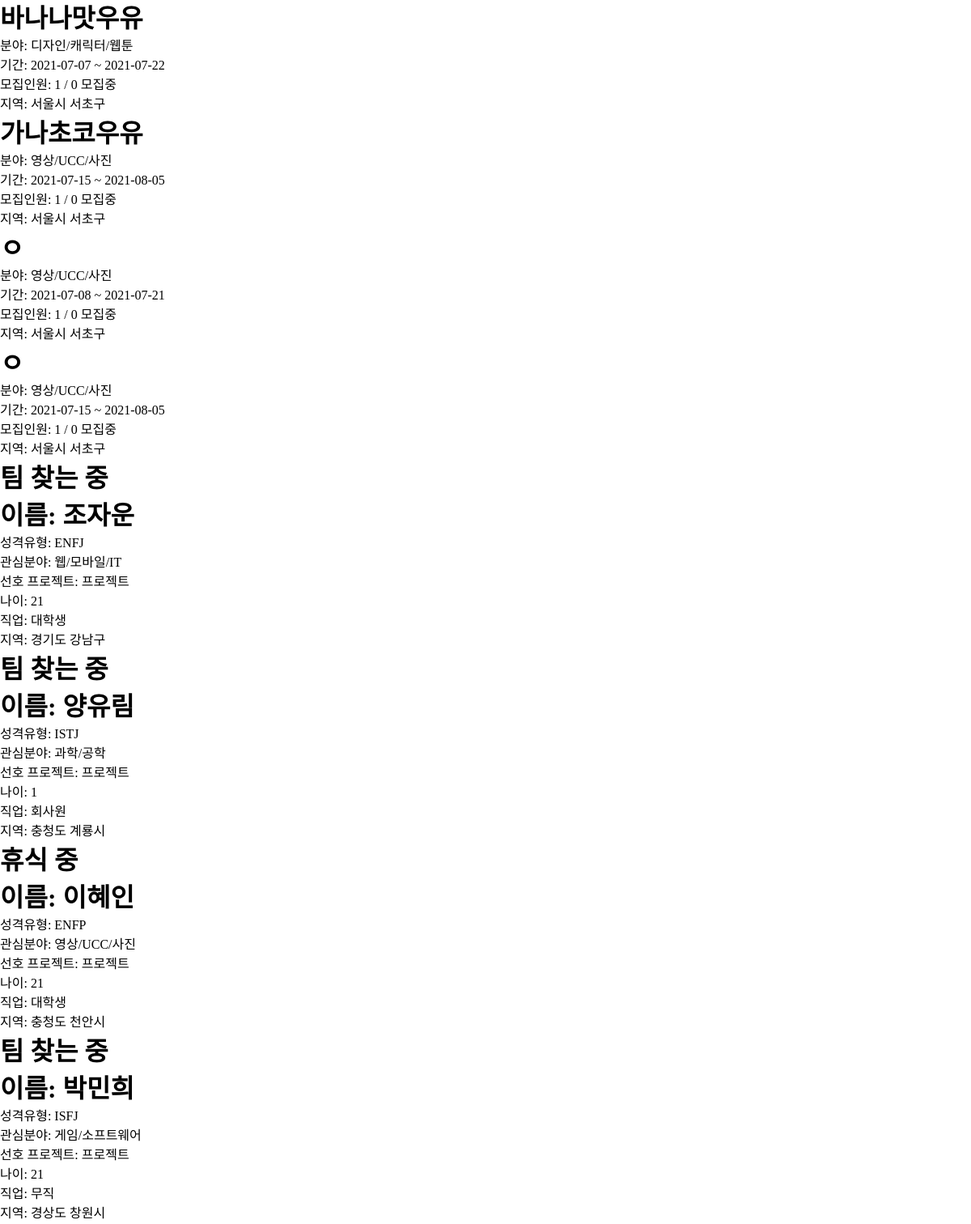
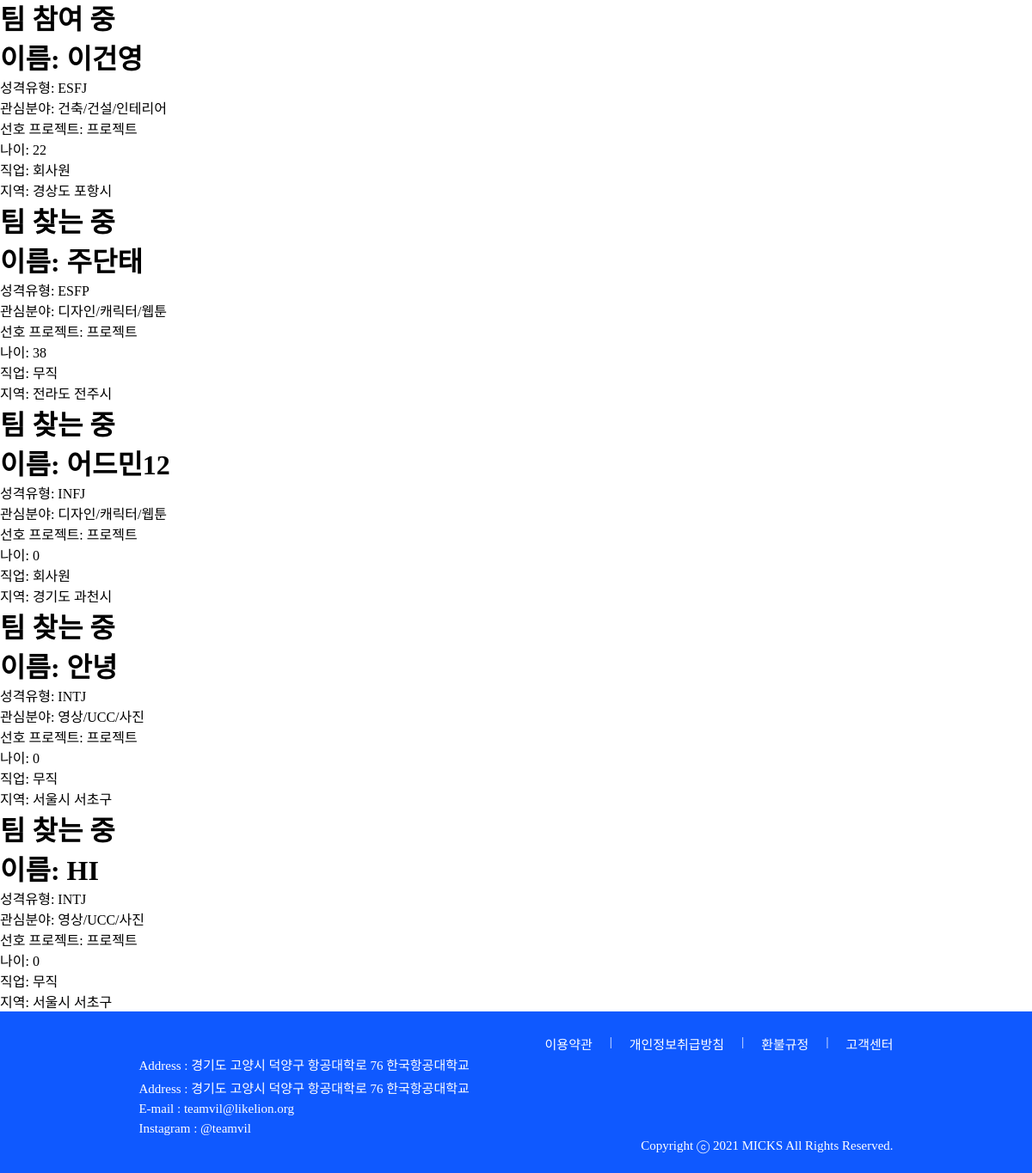
The app's page /home_back/ (lower part), older data (2 pictures, top to bottom).
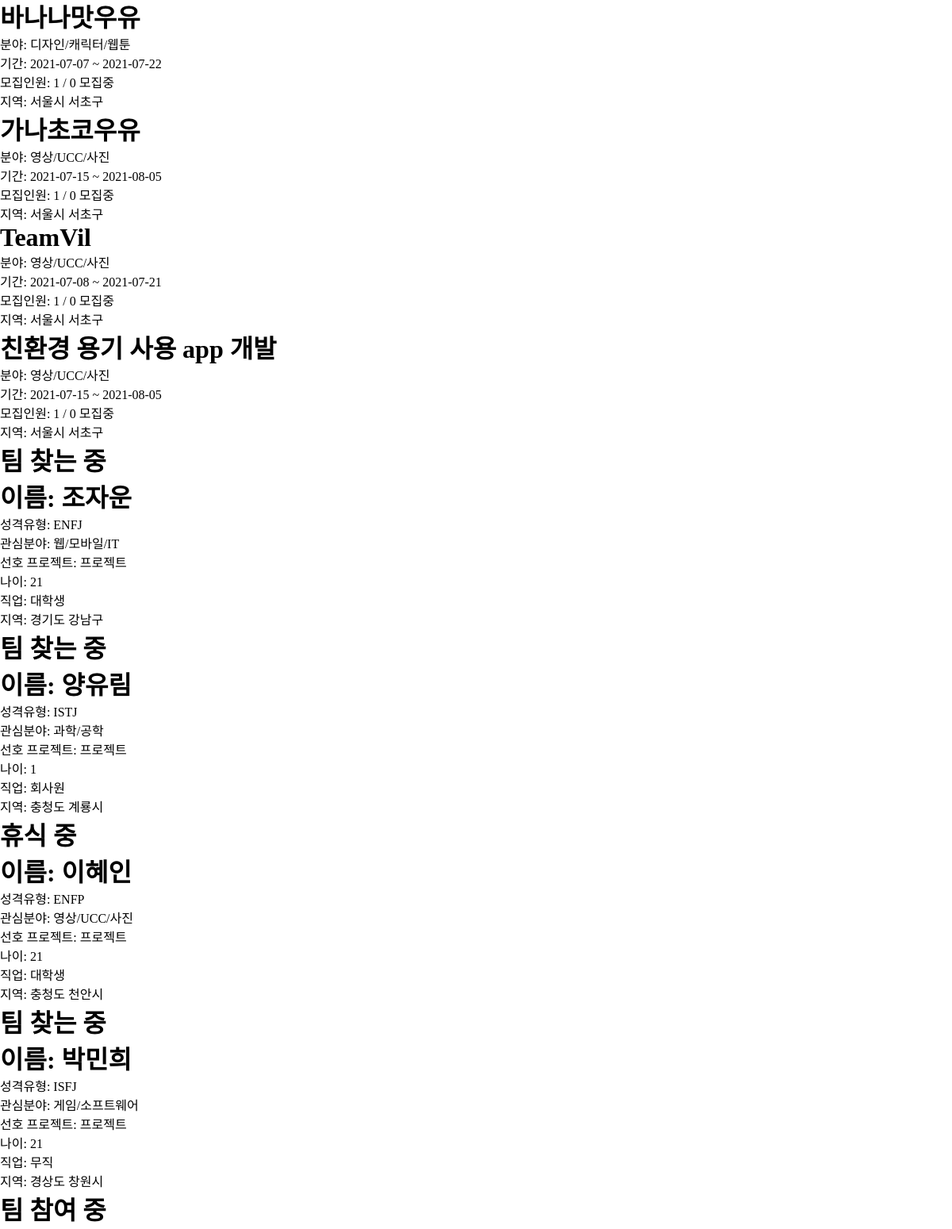
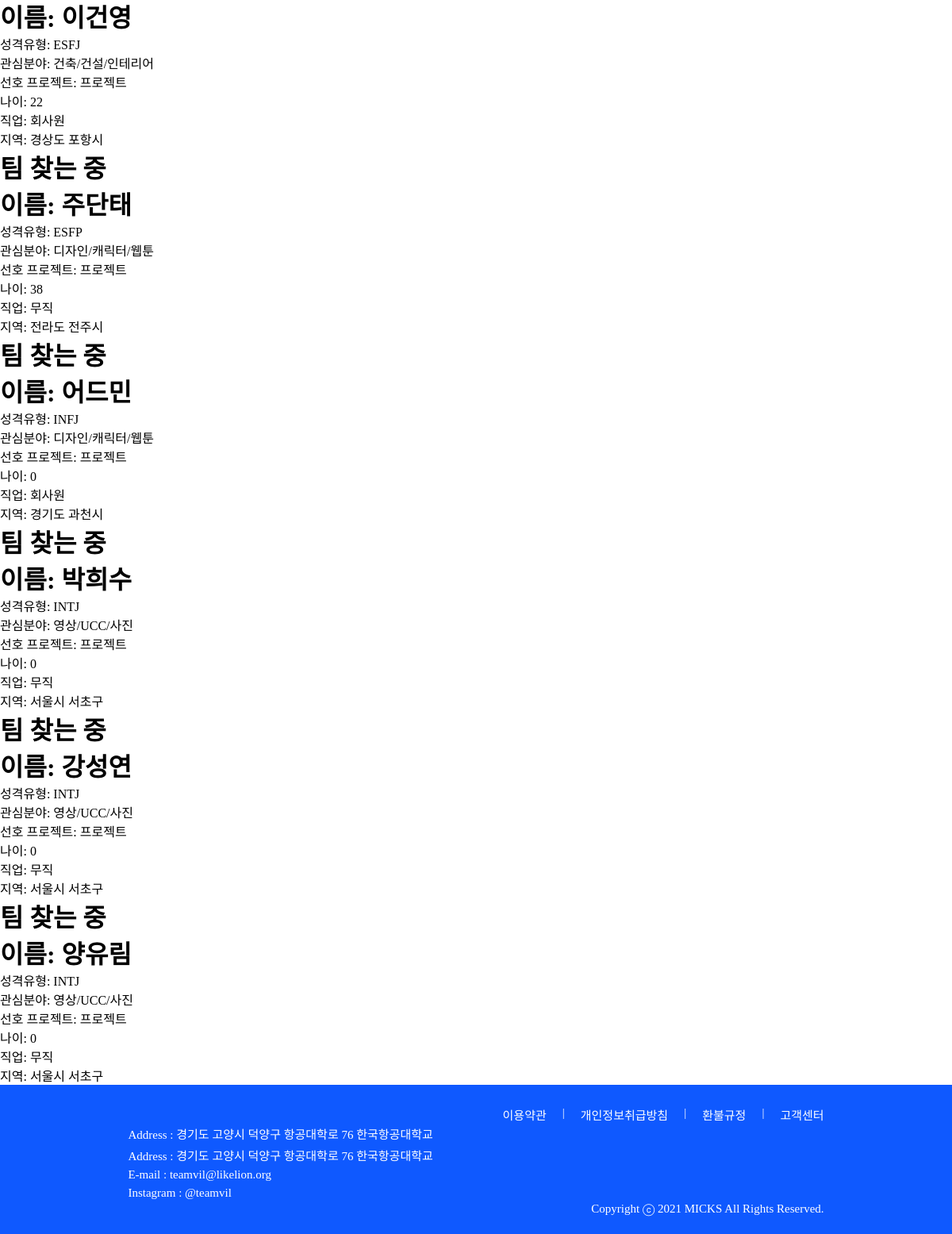
The same page, newer data (2 pictures, top to bottom).
### project/models.py (models this page shows, shortened)
class Project(models.Model):
    user_id = models.ForeignKey(User, on_delete = models.PROTECT, db_column="user_id")
    use = models.IntegerField(default=0)
    isEnd = models.IntegerField(default=0)
    type = models.IntegerField()
    title = models.CharField(max_length=100)
    desc = models.CharField(max_length=100)
    field1_id = models.ForeignKey('home.Field1', on_delete = models.CASCADE, db_column="field1_id")
    field2 = models.CharField(max_length=20)
    region1_id = models.ForeignKey('home.Region1', on_delete = models.CASCADE, db_column="region1_id")
    region2_id = models.ForeignKey('home.Region2', on_delete = models.CASCADE, db_column="region2_id")
    mem_total = models.IntegerField()
    mem_now = models.IntegerField()
    mem_duty = models.IntegerField(default=0)
    start_date = models.DateField()
    end_date = models.DateField()
    state = models.IntegerField(default=1)
    school = models.CharField(max_length=45, null=True)
    content = models.TextField()
    isLink = models.IntegerField(default=0)
    isFile = models.IntegerField(default=0)
    education_id = models.ForeignKey('home.Education', on_delete = models.CASCADE, db_column="education_id", null=True)
    view_cnt = models.IntegerField(default=0)
    register = models.DateTimeField(default=timezone.now)

### home/models.py (models this page shows, shortened)
class Field1(models.Model):
    field1 = models.CharField(max_length=20)

class Region1(models.Model):
    region1 = models.CharField(max_length=20)

class Region2(models.Model):
    region1_id = models.ForeignKey(Region1, on_delete = models.CASCADE, db_column="region1_id")
    region2 = models.CharField(max_length=20)

### account/models.py (models this page shows, shortened)
class Profile(models.Model):
    user_id = models.ForeignKey(User, on_delete = models.CASCADE, db_column="user_id")
    name = models.CharField(max_length=25)
    mbti_id = models.ForeignKey(Mbti, on_delete = models.CASCADE, db_column="mbti_id")
    mbti_detail = models.CharField(max_length=100, null=True)
    email = models.CharField(max_length=45)
    phone = models.CharField(max_length=15)
    birthday = models.DateField()
    region1_id = models.ForeignKey(Region1, on_delete = models.CASCADE, db_column="region1_id")
    region2_id = models.ForeignKey(Region2, on_delete = models.CASCADE, db_column="region2_id")
    openPhone = models.IntegerField()
    openEmail = models.IntegerField()
    term_id = models.ForeignKey(Term, on_delete = models.CASCADE, db_column="term_id")
    field1_id = models.ForeignKey(Field1, on_delete = models.CASCADE, db_column="field1_id")
    field2 = models.CharField(max_length=20)
    state = models.IntegerField()
    job_id = models.ForeignKey(Job, on_delete = models.CASCADE, db_column="job_id")
    education_id = models.ForeignKey(Education, on_delete = models.CASCADE, db_column="education_id", null=True)
    isLink = models.IntegerField()
    isFile = models.IntegerField()
    isCarrer = models.IntegerField()
    pr = models.TextField(null=True)
    register = models.DateTimeField(default=timezone.now)
    photo = models.FileField(null=True)
    isReview = models.IntegerField()
    view_cnt = models.IntegerField(default=0)
    submit = models.IntegerField(default=0)

class Mbti(models.Model):
    mbti = models.CharField(max_length=4)
    mbti_cnt = models.IntegerField(default=0)

class Job(models.Model):
    job = models.CharField(max_length=20)

### home/views.py (the view)
# urls.py: path('home_back/', home.views.home_back, name='home_back'),
def home_back(request):
    projects = Project.objects.all()
    profiles = Profile.objects.all()
    return render(request, "home_back.html", {'profiles':profiles, "projects":projects })

### teamvil/templatetags/custom_tags.py (called while the page is built)
@register.simple_tag
def getAge(birthday):
    now = int(datetime.datetime.today().year)
    birthday = int(birthday.strftime('%Y'))
    return now - birthday

### home/templates/home_back.html (shortened to what this page needs)
<!DOCTYPE html>
{% load custom_tags %}
<html lang="en">
{% load static %}
<head>
    <link rel="stylesheet" href="{% static 'css/base.css' %}">
</head>
<body>
    {% for project in projects %}
    <h1>{{project.title}}</h1>
    <p>분야: {{project.field1_id.field1}}</p>
    <p>기간: {{project.start_date|date:"Y-m-d"}} ~ {{project.end_date|date:"Y-m-d"}}</p>
    <p>모집인원: {{project.mem_now}} / {{project.mem_duty}}
        {% if project.state == 1%}
            모집중
        {% else %}
        모집완료
        {% endif %}
    </p>
    <p>지역: {{project.region1_id.region1}} {{project.region2_id.region2}}</p>
    {% endfor %}
    {% for profile in profiles %}
    <h1>
        {% if profile.state == 1 %}
            팀 찾는 중
        {% elif profile.state == 2 %}
            휴식 중
        {% else %}
            팀 참여 중
        {% endif %}
    </h1>
    <h1>이름: {{profile.name}}</h1>
    <p>성격유형: {{profile.mbti_id.mbti}}</p>
    <p>관심분야: {{profile.field1_id.field1}}</p>
    <p>선호 프로젝트:
        {% if profile.type == 0 %}
            창업
        {% elif profile.type == 1 %}
            공모전
        {% else %}
            프로젝트
        {% endif %}
    </p>
    <p>나이: {% getAge profile.birthday %}</p>
    <p>직업: {{ profile.job_id.job }}</p>
    <p>지역: {{ profile.region1_id.region1 }} {{ profile.region2_id.region2 }}</p>
    {% endfor %}
    {% include 'footer.html' %}
</body>
</html>

Row changes from the older to the newer data that the page shows:
changed Project: title "ㅇ" → "TeamVil"
changed Project: title "ㅇ" → "친환경 용기 사용 app 개발"
changed Profile "INFJ": name "어드민12" → "어드민"
changed Profile: name "안녕" → "박희수"
changed Profile: name "HI" → "강성연"
added Profile: state "팀 찾는 중", name "양유림", mbti_id.mbti "INTJ", field1_id.field1 "영상/UCC/사진", birthday "0", job_id.job "무직", region1_id.region1 "서울시", region2_id.region2 "서초구"
